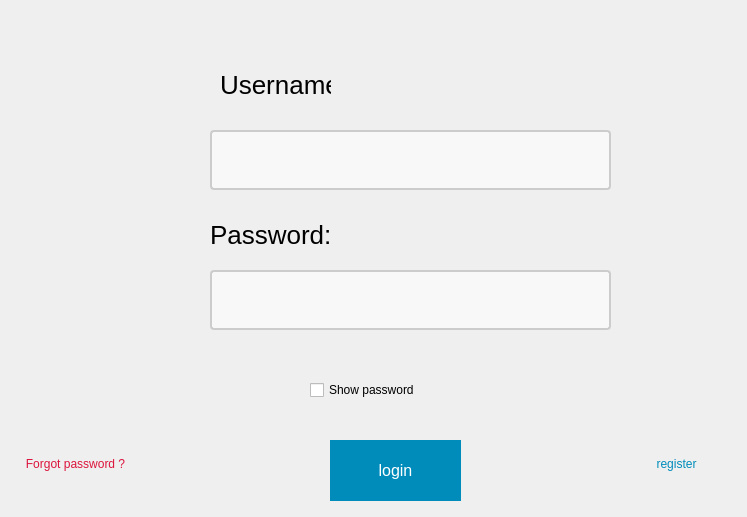
<?xml version="1.0" encoding="UTF-8"?>
<ui version="4.0">
 <class>Dialog</class>
 <widget class="QDialog" name="Dialog">
  <property name="geometry">
   <rect>
    <x>0</x>
    <y>0</y>
    <width>747</width>
    <height>517</height>
   </rect>
  </property>
  <property name="windowTitle">
   <string>Dialog</string>
  </property>
  <property name="styleSheet">
   <string notr="true"/>
  </property>
  <widget class="QPushButton" name="pushButton">
   <property name="geometry">
    <rect>
     <x>330</x>
     <y>440</y>
     <width>131</width>
     <height>61</height>
    </rect>
   </property>
   <property name="styleSheet">
    <string notr="true">/*background-color: #008CBA; 
  border: none;
  color: white;
  padding: 15px 32px;
  text-align: center;
  text-decoration: none;
  display: inline-block;
  font-size: 16px;*/
QPushButton{
background-color:  #008CBA; 
  border: none;
  color: white;
  padding: 15px 32px;
  text-align: center;
  text-decoration: none;
  display: inline-block;
  font-size: 16px;
 }
QPushButton5#pushButton {
background-color: #008CBA; 
  border: none;
  color: white;
  padding: 15px 32px;
  text-align: center;
  text-decoration: none;
  display: inline-block;
  font-size: 16px;
 }
 QPushButton5#pushButton:pressed {
    background-color: #008CBA; 
 }
 QPushButton:hover:!pressed
{
  background-color:#1E90FF;
  color: white;
}</string>
   </property>
   <property name="text">
    <string>login</string>
   </property>
  </widget>
  <widget class="QLineEdit" name="lineEdit">
   <property name="geometry">
    <rect>
     <x>210</x>
     <y>130</y>
     <width>401</width>
     <height>60</height>
    </rect>
   </property>
   <property name="styleSheet">
    <string notr="true">  width: 100%;
  height: 150px;
  padding: 12px 20px;
  box-sizing: border-box;
  border: 2px solid #ccc;
  border-radius: 4px;
  background-color: #f8f8f8;
  resize: none;</string>
   </property>
  </widget>
  <widget class="QLineEdit" name="lineEdit_2">
   <property name="geometry">
    <rect>
     <x>210</x>
     <y>270</y>
     <width>401</width>
     <height>60</height>
    </rect>
   </property>
   <property name="styleSheet">
    <string notr="true">  width: 100%;
  height: 150px;
  padding: 12px 20px;
  box-sizing: border-box;
  border: 2px solid #ccc;
  border-radius: 4px;
  background-color: #f8f8f8;
  resize: none;</string>
   </property>
   <property name="echoMode">
    <enum>QLineEdit::Password</enum>
   </property>
  </widget>
  <widget class="QLabel" name="label">
   <property name="geometry">
    <rect>
     <x>220</x>
     <y>70</y>
     <width>111</width>
     <height>29</height>
    </rect>
   </property>
   <property name="styleSheet">
    <string notr="true"> font-family: &quot;Times New Roman&quot;, Times, serif;
 font-size: 26px;</string>
   </property>
   <property name="text">
    <string>Username:</string>
   </property>
  </widget>
  <widget class="QLabel" name="label_2">
   <property name="geometry">
    <rect>
     <x>210</x>
     <y>220</y>
     <width>121</width>
     <height>29</height>
    </rect>
   </property>
   <property name="styleSheet">
    <string notr="true"> font-family: &quot;Times New Roman&quot;, Times, serif;
 font-size: 26px;</string>
   </property>
   <property name="text">
    <string>Password:</string>
   </property>
  </widget>
  <widget class="QCheckBox" name="checkBox">
   <property name="geometry">
    <rect>
     <x>310</x>
     <y>380</y>
     <width>151</width>
     <height>20</height>
    </rect>
   </property>
   <property name="text">
    <string>Show password</string>
   </property>
  </widget>
  <widget class="QPushButton" name="pushButton_2">
   <property name="geometry">
    <rect>
     <x>630</x>
     <y>450</y>
     <width>93</width>
     <height>28</height>
    </rect>
   </property>
   <property name="styleSheet">
    <string notr="true">QPushButton{
 color:#008CBA; 
  border: none;
 }
 QPushButton:hover:!pressed
{
  color: #1E90FF;
}</string>
   </property>
   <property name="text">
    <string>register</string>
   </property>
  </widget>
  <widget class="QPushButton" name="pushButton_3">
   <property name="geometry">
    <rect>
     <x>10</x>
     <y>450</y>
     <width>131</width>
     <height>28</height>
    </rect>
   </property>
   <property name="styleSheet">
    <string notr="true">QPushButton{
 color:#DC143C; 
  border: none;
 }
 QPushButton:hover:!pressed
{
  color: #8B0000;
}</string>
   </property>
   <property name="text">
    <string>Forgot password ?</string>
   </property>
  </widget>
 </widget>
 <layoutdefault spacing="6" margin="11"/>
 <resources/>
 <connections/>
</ui>
